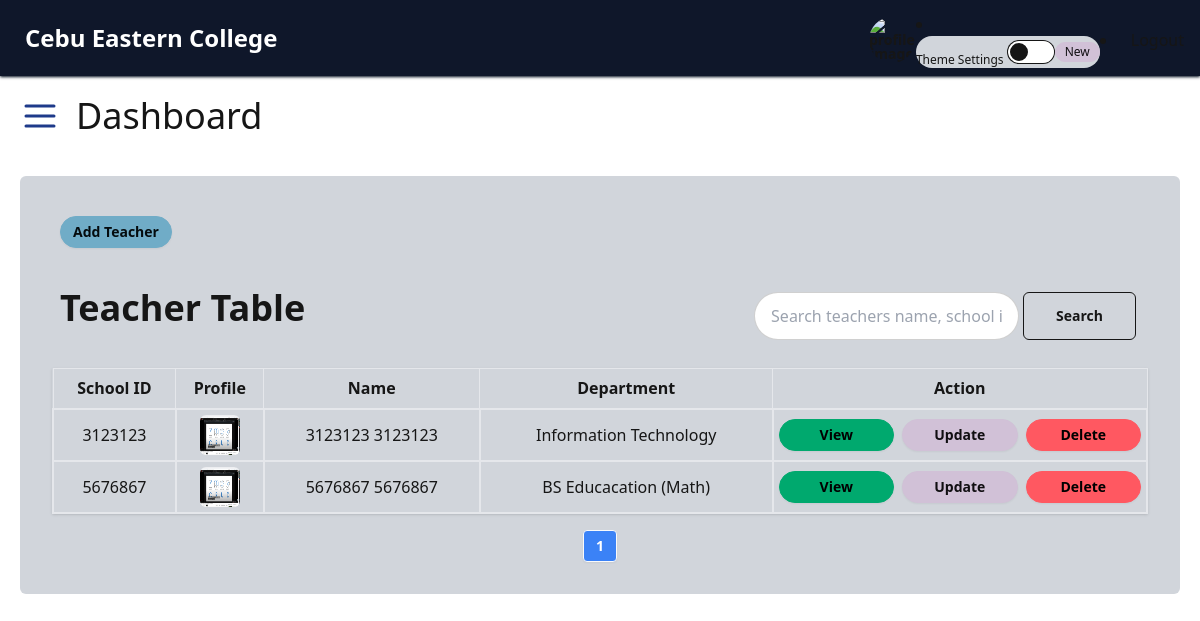
/admin/manage_teacher.php, run on an earlier commit of the app's database.
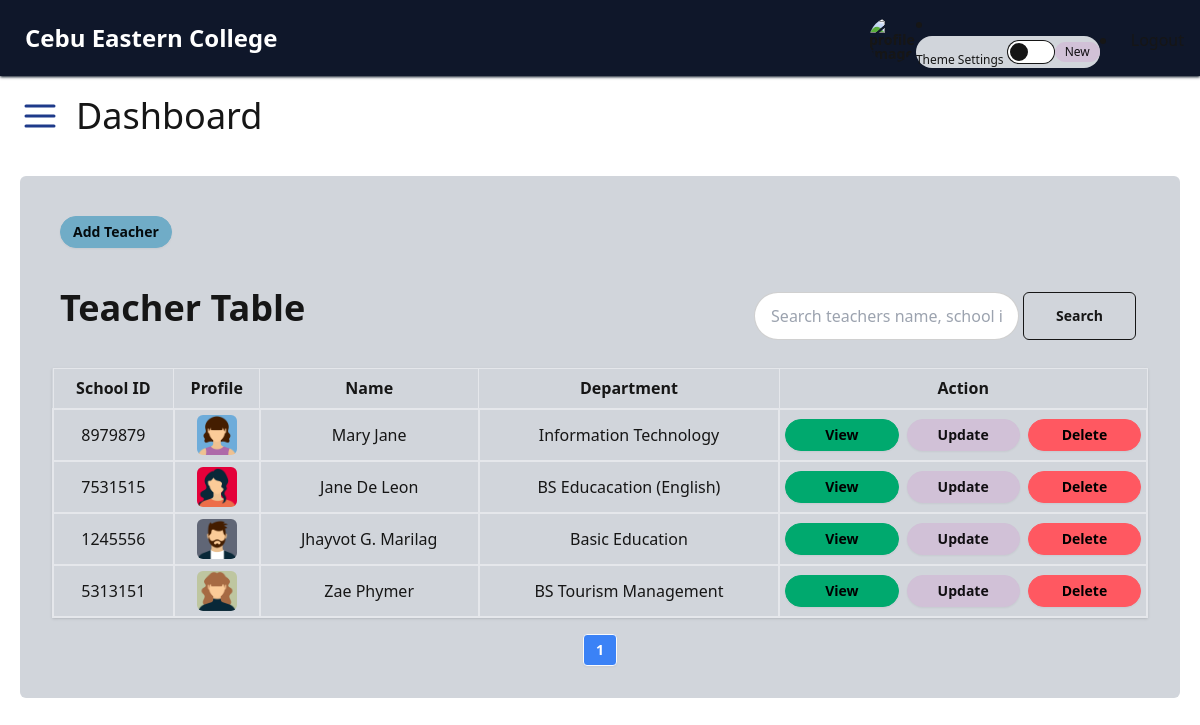
And on a later commit of the database.
### tables this page shows
CREATE TABLE `tblteacher` (
  `teacher_id` int(11) NOT NULL,
  `school_id` int(11) NOT NULL,
  `name` varchar(255) NOT NULL,
  `department_id` int(11) NOT NULL,
  `image` varchar(255) NOT NULL
);

CREATE TABLE `tbldepartment` (
  `department_id` int(11) NOT NULL,
  `department_name` varchar(255) NOT NULL
);

### admin/manage_teacher.php (the view, shortened to what the changed rows need)
<?php
include('../database/models/dbconnect.php');
$limit = 5;
$page = isset($_GET['page']) ? (int)$_GET['page'] : 1;
$offset = ($page - 1) * $limit;
$totalQuery = "SELECT COUNT(*) as total FROM tblteacher";
$totalResult = $conn->query($totalQuery);
$totalRow = $totalResult->fetch_assoc();
$totalRecords = $totalRow['total'];
$totalPages = ceil($totalRecords / $limit);
$sql = "SELECT t.teacher_id, t.school_id, t.name, t.image, d.department_name
FROM tblteacher t
LEFT JOIN tbldepartment d ON t.department_id = d.department_id
LEFT JOIN tblteacher_section ts ON t.teacher_id = ts.teacher_id
LEFT JOIN tblsection sec ON ts.section_id = sec.section_id";
$sql .= " LIMIT $limit OFFSET $offset";
$result = $conn->query($sql);
?>
<?php include('../admin/header.php'); ?>
<!DOCTYPE html>
<html lang="en">
<head>
</head>
<body>
  <div class="p-5 m-5 bg-base-300 rounded-md">
    <section>
      <div class="m-5">
        <div class="flex justify-between items-center">
          <div class="flex justify-start items-center">
            <div>
              <h1 class="font-semibold float-left sm:text-4xl md:text-4xl">Teacher Table</h1>
            </div>
          </div>
        </div>
      </div>
    </section>
    <section>
      <div class=" m-3">
        <table class="table-auto w-full border shadow">
          <thead>
            <tr class="text-center h-10">
              <th class=" border">School ID</th>
              <th class=" border">Profile</th>
              <th class=" border">Name</th>
              <th class=" border">Department</th>
              <th class=" border">Action</th>
            </tr>
          </thead>
          <tbody>
            <?php if ($result->num_rows > 0): ?>
              <?php while ($row = $result->fetch_assoc()): ?>
                <tr class="text-center">
                  <td class="border border-2"><?php echo htmlspecialchars($row['school_id']); ?></td>
                  <td class="border border-2">
                    <div class="flex justify-center item-center">
                      <div class="m-1">
                        <?php if ($row['image']): ?>
                          <img src="../upload/pics/<?php echo htmlspecialchars($row['image']); ?>"
                            alt="Student Image" class="w-10 h-10 rounded-md">
                        <?php else: ?>
                          No Image
                        <?php endif; ?>
                      </div>
                    </div>
                  </td>
                  <td class="border border-2"><?php echo htmlspecialchars($row['name']); ?></td>
                  <td class="border border-2"><?php echo htmlspecialchars($row['department_name']); ?></td>
                  <td class="border border-2">
                    <div class="w-full flex justify-between items-center gap-2 p-1">
                      <a href="manage_teacher_ratings.php?teacher_id=<?php echo htmlspecialchars($row['teacher_id']); ?>"
                        class="btn btn-sm btn-success flex-1">
                        View
                      </a>
                      <a href="../admin/manage_update_teacher.php?teacher_id=<?php echo htmlspecialchars($row['teacher_id']); ?>"
                        class="btn btn-sm btn-primary flex-1">
                        Update
                      </a>
                      <a href="../admin/delete.php?deleteId=<?php echo $row['teacher_id']; ?>"
                        class="btn btn-sm btn-error flex-1">
                        Delete
                      </a>
                    </div>
      </div>
      </td>
      </tr>
    <?php endwhile; ?>
  <?php else: ?>
    <tr>
      <td colspan="8">No students found.</td>
    </tr>
  <?php endif; ?>
  <div class="flex justify-center mt-4">
    <ul class="flex space-x-2">
      <?php for ($i = 1; $i <= $totalPages; $i++): ?>
        <li>
          <a href="?page=<?php echo $i; ?>" class="btn btn-sm  border rounded <?php echo $i == $page ? 'bg-blue-500 text-white' : 'bg-gray-200 hover:bg-gray-300'; ?>">
            <?php echo $i; ?>
          </a>
        </li>
      <?php endfor; ?>
    </ul>
  </div>
</body>
</html>

What changed in the data, as far as the page shows it:
changed tblteacher "Information Technology": school "3123123" → "8979879"; image: a different picture; name "3123123 3123123" → "Mary Jane"
changed tblteacher: school "5676867" → "7531515"; image: a different picture; name "5676867 5676867" → "Jane De Leon"; department.department_name "BS Educacation (Math)" → "BS Educacation (English)"
added tblteacher: school "1245556", image (picture), name "Jhayvot G. Marilag", department.department_name "Basic Education"
added tblteacher: school "5313151", image (picture), name "Zae Phymer", department.department_name "BS Tourism Management"
